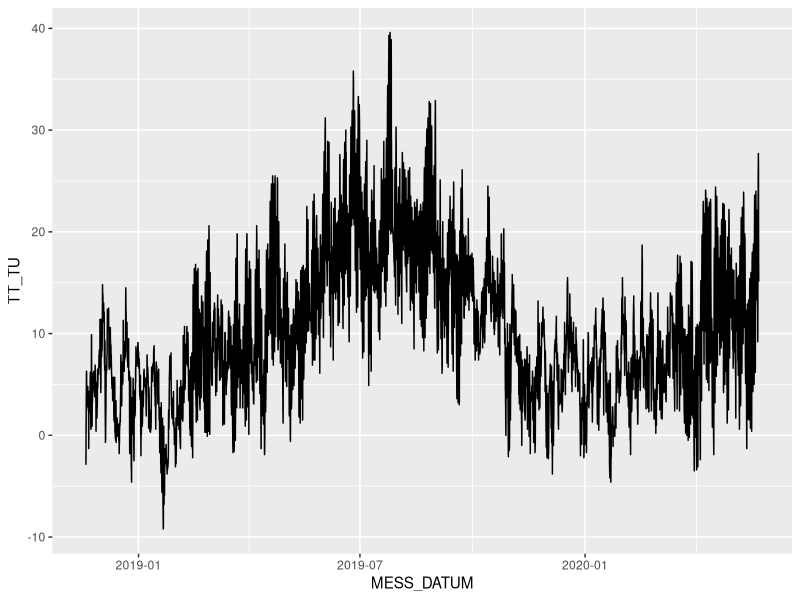
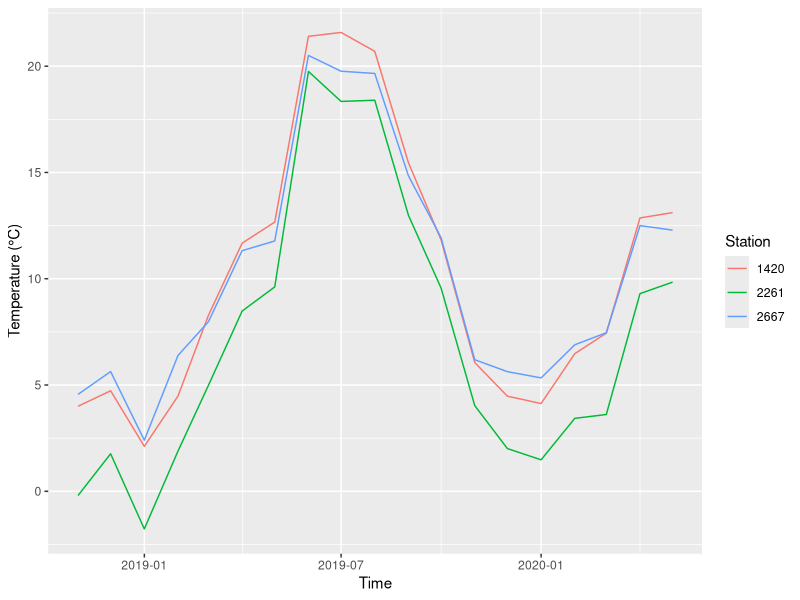

R code for these plots, in order:
## ---- chunk 1
library(tidyverse)

temp_humid <- read_delim('Drei_Stationen.csv', delim = ';',
                         trim_ws = T)
## ---- chunk 2
print(temp_humid)
## ---- chunk 3
temp_humid
## ---- chunk 4
class(temp_humid)
## ---- chunk 5
library(lubridate)

temp_humid$MESS_DATUM <- ymd_h(temp_humid$MESS_DATUM)

print(temp_humid)
## ---- chunk 6
station_ids <-  tibble('Hof' = '2261', 'Frankfurt' = '1420', 'Koeln' = '2667')
## ---- chunk 7
temp_humid %>% 
  count()
## ---- chunk 8
temp_humid %>% 
  filter(STATIONS_ID == station_ids$Koeln) %>%
  count()
## ---- chunk 9
# Köln-Bonn wählen
koeln <- temp_humid %>% 
  filter(STATIONS_ID == station_ids$Koeln)

koeln
## ---- chunk 10
# Plotten
ggplot(data = koeln, aes(x = MESS_DATUM, y = TT_TU)) + 
  geom_line()
## ---- chunk 11
temp_humid <- mutate(temp_humid, 
                     year = year(temp_humid$MESS_DATUM),
                     month = month(temp_humid$MESS_DATUM))

temp_humid
## ---- chunk 12
by_month <- group_by(temp_humid, STATIONS_ID, year, month)
monthly_means <- summarize(by_month, mean_T = mean(TT_TU), mean_RH = mean(RF_TU))

monthly_means
## ---- chunk 13
str(monthly_means)
## ---- chunk 14
monthly_means <- ungroup(monthly_means)
## ---- chunk 15
monthly_means <- monthly_means %>%
  mutate(my_date = parse_date_time(paste0(monthly_means$year,
                  monthly_means$month), 'ym', tz = 'CET'))
## ---- chunk 16
ggplot(data = monthly_means, aes(x = my_date, y = mean_T, 
            col = factor(STATIONS_ID))) + 
  geom_line() + 
  labs(x = 'Time', y = 'Temperature (°C)', color = 'Station')
